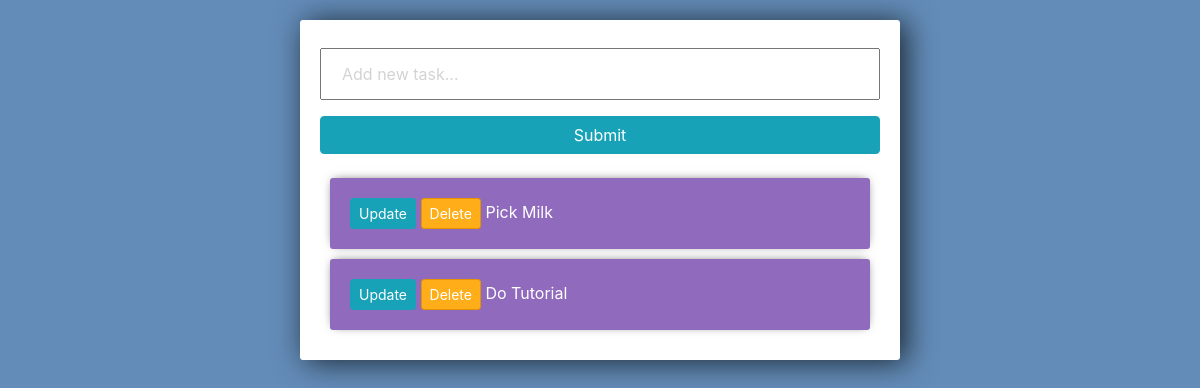
/, run on an earlier commit of the app's database.
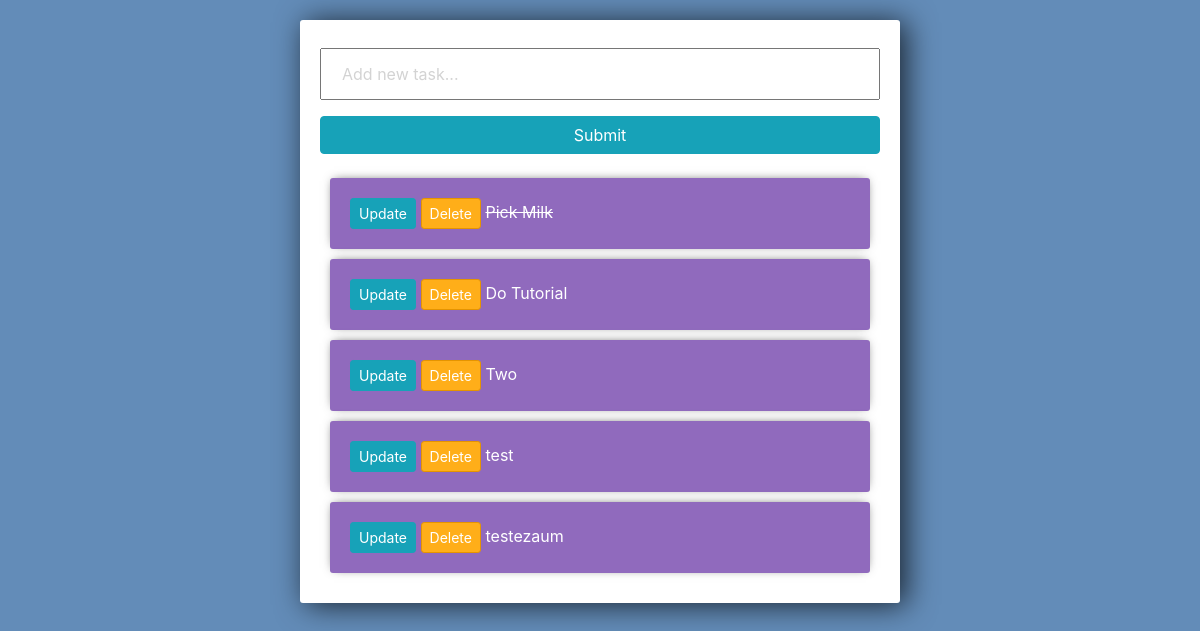
And on a later commit of the database.
### tasks/models.py (models this page shows)
class Task(models.Model):
    title = models.CharField(max_length=200)
    complete = models.BooleanField(default=False)
    created = models.DateTimeField(auto_now_add=True)
    def __str__(self):
        return self.title

### tasks/views.py (the view)
# urls.py: path('', views.index, name="list"),
def index(request):
    tasks = Task.objects.all()
    form = TaskForm()
    if request.method == "POST":
        form = TaskForm(request.POST)
        if form.is_valid():
            form.save()
        return redirect('/')
    context = {'tasks':tasks, 'form':form}
    return render(request, 'tasks/list.html', context)

### tasks/forms.py
class TaskForm(forms.ModelForm):
    title= forms.CharField(widget= forms.TextInput(attrs={'placeholder':'Add new task...'}))
    class Meta:
        model = Task
        fields = '__all__'

### tasks/templates/tasks/list.html (shortened to what this page needs)
<link rel="stylesheet" href="https://stackpath.bootstrapcdn.com/bootstrap/4.3.1/css/bootstrap.min.css">
<div class="center-column">
	<form method="POST" action="/">
		{{form.title}}
		<input class="btn btn-info" type="submit" name="Create Task">
	</form>
	<div class="todo-list">
	{% for task in tasks %}
		<div class="item-row">
			<a class="btn btn-sm btn-info" href="{% url 'update_task' task.id %}">Update</a>
			<a class="btn btn-sm btn-danger" href="{% url 'delete' task.id %}">Delete</a>
			{% if task.complete == True %}
			<strike>{{task}}</strike>
			{% else %}
			<span>{{task}}</span>
			{% endif %}
		</div>
	{% endfor %}
	</div>
</div>

What changed in the data, as far as the page shows it:
changed Task "Pick Milk": complete False → True (drawn)
added Task: title "Two"
added Task: title "test"
added Task: title "testezaum"
